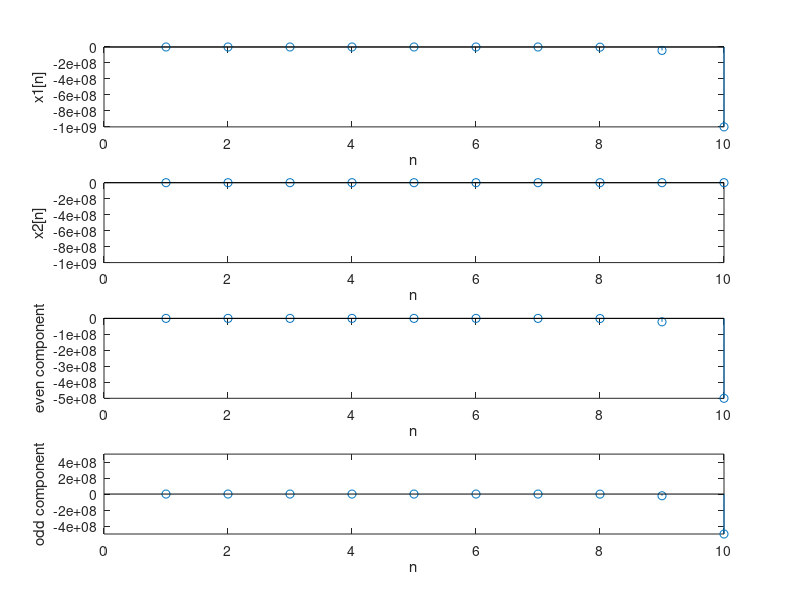

Write the MATLAB code that produced this figure.
n=-10:10;
x1=-power(n,n-1)
k=21
x2=zeros(1,k)
for index = 1:k;
    x2(index) = x1(k+1 -index);
end

subplot(4,1,1)
stem(n,x1)
axis([0 10 -inf inf])
xlabel('n')
ylabel('x1[n]')

subplot(4,1,2)
stem(n,x2)
axis([0 10 -inf inf])
xlabel('n')
ylabel('x2[n]')

even_comp=0.5*(x1+x2)
odd_comp=0.5*(x1-x2)

subplot(4,1,3)
stem(n,even_comp)
axis([0 10 -inf inf])
xlabel('n')
ylabel('even component')

subplot(4,1,4)
stem(n,odd_comp)
axis([0 10 -inf inf])
xlabel('n')
ylabel('odd component')